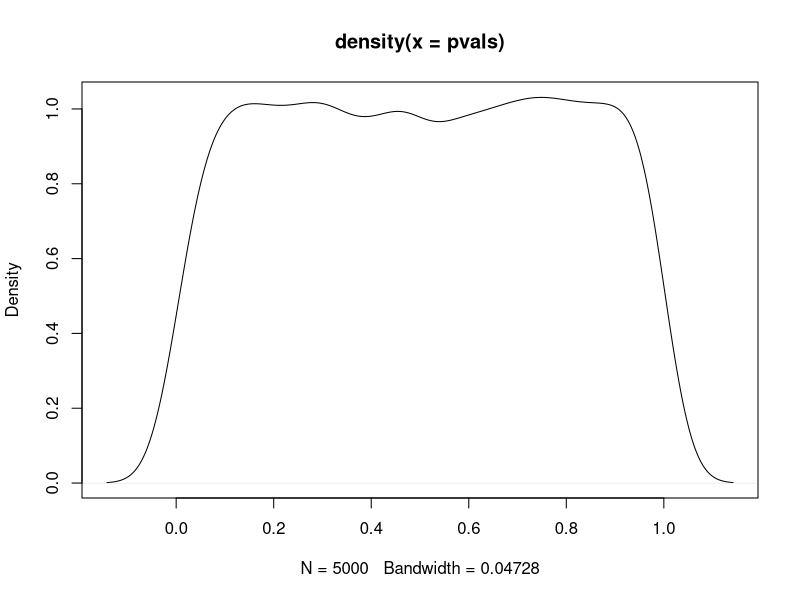
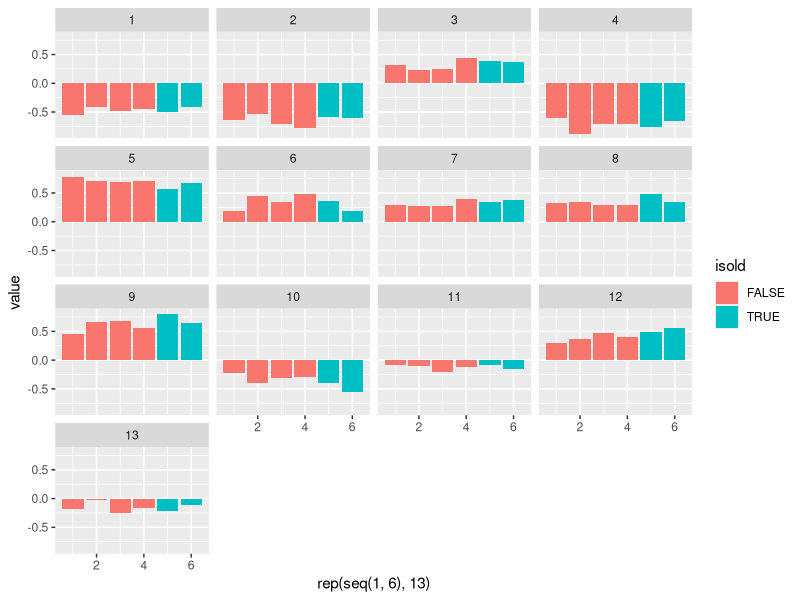

The R script that drew these images, in order:
#!/usr/bin/env Rscript

# lessons learned:
# aov with Error is _more_ conservative
# aov seems to be overconservative when testing on H0 data if Error term includes IV
# aov is sensitive to class of variables: everything that needs to be interpreted as factor _needs_ to be a factor, including logical and strings!!!

library(reshape2)
library(ggplot2)

NSIM = 5000

pvals = list()
for (i in seq(NSIM)) {
    if ((i %% 100) == 0) { print(i) }

    # H0 data
    m = data.frame(melt(
                Map(function(mu) {
                    rnorm(6, mu, 0.1)
                    }, 
                    rnorm(13, 0.0, 0.4))), 
                isold = rep(c(rep(F, 4), rep(T, 2)), 13))
    m$L1 = factor(m$L1)
    m$isold = factor(m$isold)  # without this: wrong results

    ## true effect data
    #mu.d = rnorm(1, 0, 0.2)
    #m = data.frame(melt(
    #            Map(function(mu) {
    #                c(rnorm(4, mu, 0.1), rnorm(2, mu - mu.d, 0.1))
    #                }, 
    #                rnorm(13, 0.0, 0.4))), 
    #            isold = rep(c(rep(F, 4), rep(T, 2)), 13))
    #m$L1 = factor(m$L1)
    #m$isold = factor(m$isold)  # without this: wrong results

    # getting p-value out of model is... ugly. Was this never meant to be automated?

    mm = aov(value ~ isold + Error(L1 / isold), data=m)
    smm = summary(mm)
    pval = smm[[2]][[1]][["Pr(>F)"]][1]

    #mm = aov(value ~ isold, data=m)
    #smm = summary(mm)
    #pval = smm[[1]][["Pr(>F)"]][1]

    #mm = aov(value ~ isold + Error(L1), data=m)
    #smm = summary(mm)
    #pval = smm[[2]][[1]][["Pr(>F)"]][1]

    pvals[[i]] = pval
}

pvals = unlist(pvals)
plot(density(pvals))

print(sum(pvals <= 0.01))
print(sum(pvals <= 0.05))
print(sum(pvals <= 0.1))

ggplot(m, aes(x=rep(seq(1, 6), 13), fill=isold, y=value)) + geom_bar(position="dodge", stat="identity") + facet_wrap(~L1)
